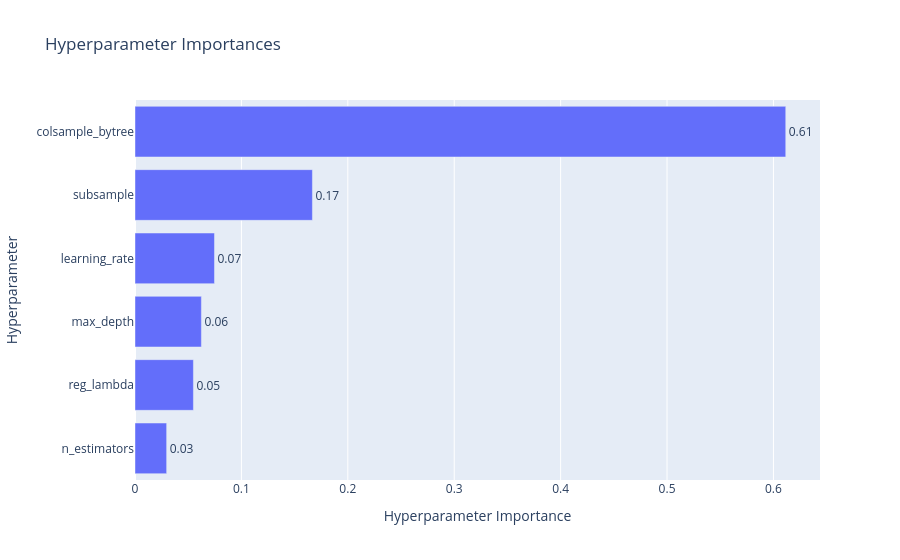

Notebook source saved alongside this figure:
### Code cell
import optuna

optuna.visualization.plot_param_importances(study)

### Figure 1 — Plotly figure (JSON) as saved in the notebook; plotly's stock layout.template omitted (floating-point values rounded to 4 significant figures)
{"data": [{"cliponaxis": false, "hovertemplate": ["n_estimators (IntDistribution): 0.029741379741695644<extra></extra>", "reg_lambda (FloatDistribution): 0.05488329246926952<extra></extra>", "max_depth (IntDistribution): 0.06239331536086516<extra></extra>", "learning_rate (FloatDistribution): 0.0746813412964061<extra></extra>", "subsample (FloatDistribution): 0.1667289875385106<extra></extra>", "colsample_bytree (FloatDistribution): 0.6115716835932531<extra></extra>"], "name": "Objective Value", "orientation": "h", "text": ["0.03", "0.05", "0.06", "0.07", "0.17", "0.61"], "textposition": "outside", "type": "bar", "x": [0.02974, 0.05488, 0.06239, 0.07468, 0.1667, 0.6116], "y": ["n_estimators", "reg_lambda", "max_depth", "learning_rate", "subsample", "colsample_bytree"]}], "layout": {"title": {"text": "Hyperparameter Importances"}, "xaxis": {"title": {"text": "Hyperparameter Importance"}}, "yaxis": {"title": {"text": "Hyperparameter"}}}}
